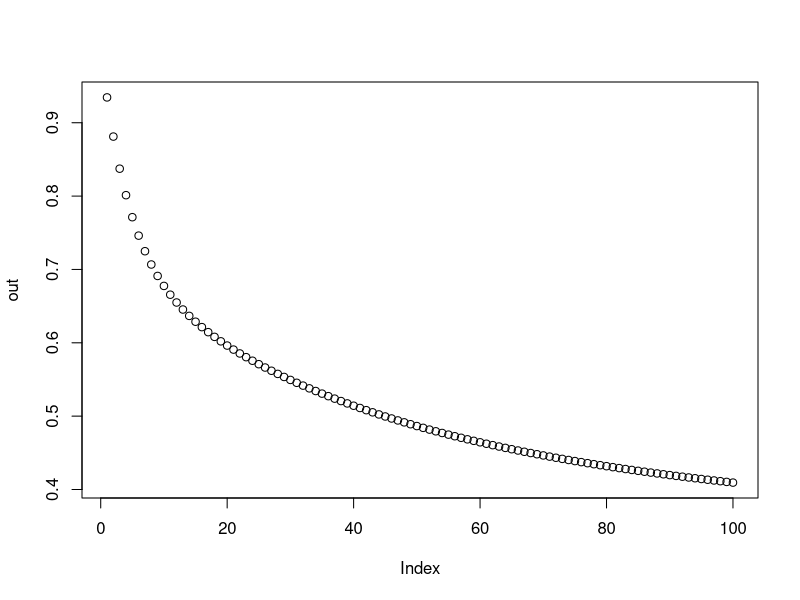

This figure's R source:

#Computing airborne fraction from Joo et al, using multi model mean params

yearvec<-c(1:100)

a0<-0.2173

a1<-0.2240

a2<-0.2824

a3<-0.2763

t1<-394.4

t2<-36.54

t3<-4.304

out<-rep(NA, 20)

for(i in yearvec){

y1<-a1*exp(-i/t1)
y2<-a2*exp(-i/t2)
y3<-a3*exp(-i/t3)

out[i]<-a0+sum(y1, y2, y3)
  
  
  
}

plot(out)
